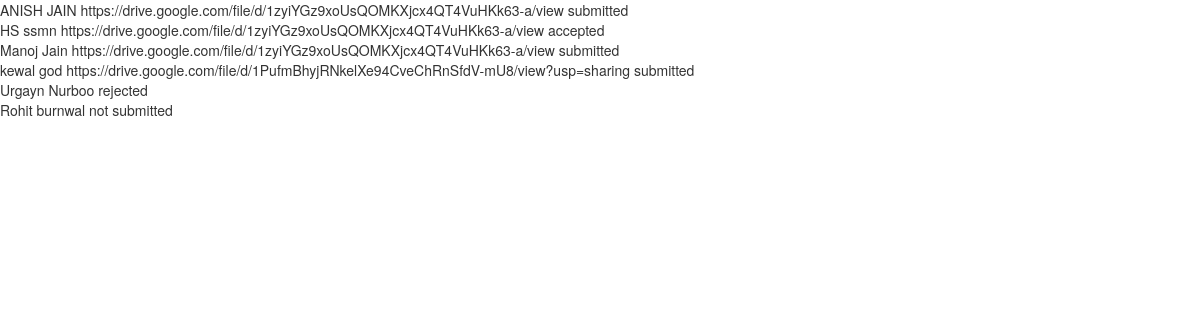
/reviewpage.php (signed in), run on the app's committed database.
### tables this page shows
CREATE TABLE `credentials` (
  `User_id` int(50) NOT NULL,
  `conference_id` int(50) NOT NULL,
  `Fname` varchar(50) DEFAULT NULL,
  `Lname` varchar(50) DEFAULT NULL,
  `Email` varchar(50) DEFAULT NULL,
  `Passwd` varchar(50) DEFAULT NULL,
  `review_status` varchar(100) DEFAULT 'not submitted',
  `report` varchar(1000) DEFAULT NULL,
  `submission_status` date DEFAULT NULL
);

### reviewpage.php (the view, shortened to what this page needs)
<!DOCTYPE html>
<html lang="en">
<head>
<link rel="stylesheet" href="https://maxcdn.bootstrapcdn.com/bootstrap/3.3.7/css/bootstrap.min.css">
</head>
<body>
</body>
</html>
<?php
    $cn=$_SESSION['con'];
    $connection=mysqli_connect('localhost','root');
    mysqli_select_db($connection, 'authentication');
    $qry="select Fname,Lname,report,review_status from credentials where conference_id='$cn'";
    $arr=mysqli_query($connection,$qry);
     while($row=mysqli_fetch_array($arr))
    {
        echo $row['Fname']." ".$row['Lname']." ".$row['report']." ".$row['review_status']." ";
    }
?>

### data on the page
credentials: Lname "JAIN", report "https://drive.google.com/file/d/1zyiYGz9xoUsQOMKXjcx4QT4VuHKk63-a/view", review_status "submitted"
credentials: Fname "HS", Lname "ssmn", report "https://drive.google.com/file/d/1zyiYGz9xoUsQOMKXjcx4QT4VuHKk63-a/view", review_status "accepted"
credentials: Fname "Manoj", Lname "Jain", report "https://drive.google.com/file/d/1zyiYGz9xoUsQOMKXjcx4QT4VuHKk63-a/view", review_status "submitted"
credentials: Fname "kewal", Lname "god", report "https://drive.google.com/file/d/1PufmBhyjRNkelXe94CveChRnSfdV-mU8/view?usp=sharing", review_status "submitted"
credentials: Fname "Urgayn", Lname "Nurboo", review_status "rejected"
credentials: Fname "Rohit", Lname "burnwal", review_status "not submitted"
